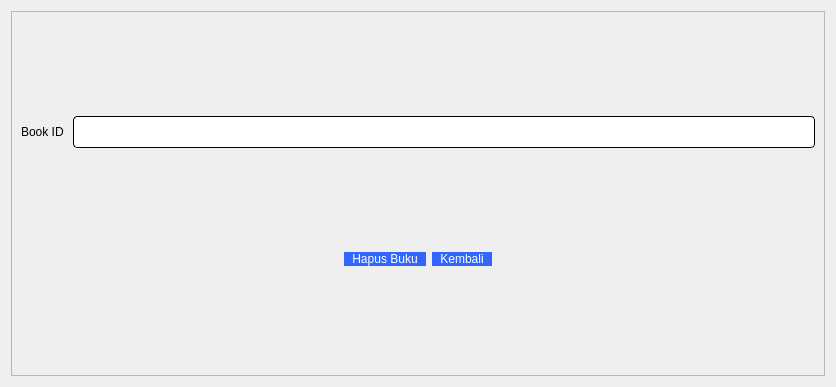
<?xml version="1.0" encoding="UTF-8"?>
<ui version="4.0">
 <class>deleteBook</class>
 <widget class="QDialog" name="deleteBook">
  <property name="geometry">
   <rect>
    <x>0</x>
    <y>0</y>
    <width>836</width>
    <height>387</height>
   </rect>
  </property>
  <property name="windowTitle">
   <string>Dialog</string>
  </property>
  <layout class="QVBoxLayout" name="verticalLayout_2">
   <item>
    <widget class="QFrame" name="frame">
     <property name="frameShape">
      <enum>QFrame::StyledPanel</enum>
     </property>
     <property name="frameShadow">
      <enum>QFrame::Raised</enum>
     </property>
     <layout class="QVBoxLayout" name="verticalLayout">
      <item>
       <layout class="QHBoxLayout" name="horizontalLayout">
        <item>
         <widget class="QLabel" name="label">
          <property name="styleSheet">
           <string notr="true">font: 10pt &quot;Comic Sans MS&quot;;
color: rgb(0, 0, 0);</string>
          </property>
          <property name="text">
           <string>Book ID </string>
          </property>
         </widget>
        </item>
        <item>
         <widget class="QLineEdit" name="ID">
          <property name="styleSheet">
           <string notr="true">QLineEdit{
	background-color: rgb(255, 255, 255);
	 border: 1px  solid;
     border-radius: 4px;
	font: 24px
}</string>
          </property>
         </widget>
        </item>
       </layout>
      </item>
      <item>
       <layout class="QHBoxLayout" name="horizontalLayout_2">
        <item>
         <spacer name="horizontalSpacer">
          <property name="orientation">
           <enum>Qt::Horizontal</enum>
          </property>
          <property name="sizeHint" stdset="0">
           <size>
            <width>138</width>
            <height>20</height>
           </size>
          </property>
         </spacer>
        </item>
        <item>
         <widget class="QPushButton" name="deleteBookBtn">
          <property name="enabled">
           <bool>true</bool>
          </property>
          <property name="styleSheet">
           <string notr="true">QPushButton{
color: rgb(255, 255, 255);
font: 10pt &quot;Comic Sans MS&quot;;
border-radius:8px;
padding : 0 8px;
background: #3366FF;
border -radius:10px;
}
QPushButton:hover:!pressed

{
background:#4f85e2;
}
QToolButton
{

border-radius:10px;
bacground:red;
color:red;
}

QPushButton:pressed
{
              font-size: 19px;
              transition: 0.9s; 
}</string>
          </property>
          <property name="text">
           <string>Hapus Buku</string>
          </property>
         </widget>
        </item>
        <item>
         <widget class="QPushButton" name="backButton">
          <property name="styleSheet">
           <string notr="true">QPushButton{
color: rgb(255, 255, 255);
font: 10pt &quot;Comic Sans MS&quot;;
border-radius:8px;
padding : 0 8px;
background: #3366FF;
border -radius:10px;
}
QPushButton:hover:!pressed

{
background:#4f85e2;
}
QToolButton
{

border-radius:10px;
bacground:red;
color:red;
}

QPushButton:pressed
{
              font-size: 19px;
              transition: 0.9s; 
}</string>
          </property>
          <property name="text">
           <string>Kembali</string>
          </property>
         </widget>
        </item>
        <item>
         <spacer name="horizontalSpacer_2">
          <property name="orientation">
           <enum>Qt::Horizontal</enum>
          </property>
          <property name="sizeHint" stdset="0">
           <size>
            <width>78</width>
            <height>20</height>
           </size>
          </property>
         </spacer>
        </item>
       </layout>
      </item>
     </layout>
    </widget>
   </item>
  </layout>
 </widget>
 <resources/>
 <connections/>
</ui>
